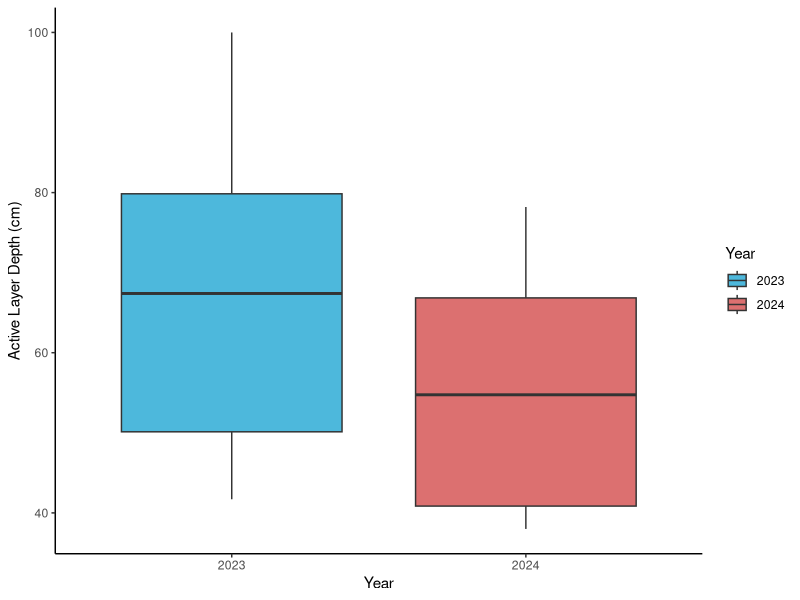
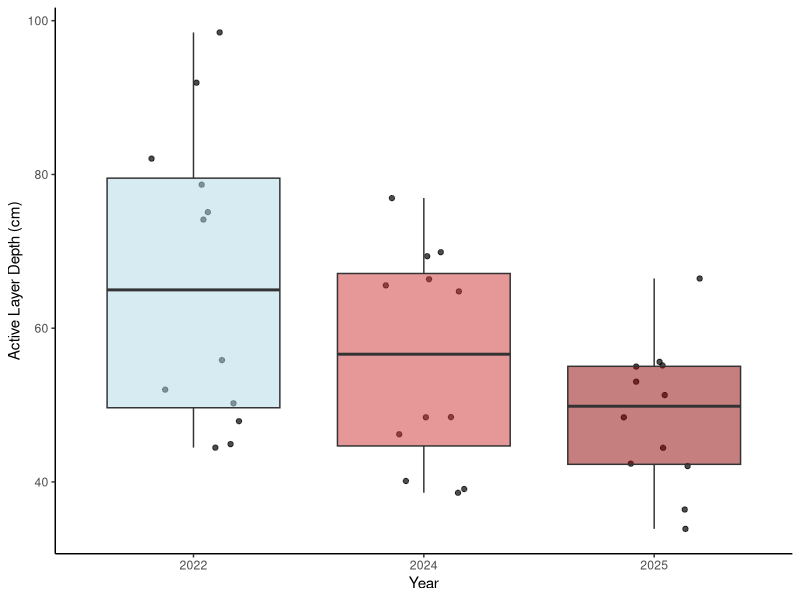

These charts were generated, in order, by the following R code: (Note: this script raises an error after producing the figures.)
# ACTIVE LAYER DEPTH COMPARISON
# 19/01/2026

# LOAD LIBRARIES----
library(ggplot2)
library(dplyr)
library(readxl)
library(tidyr)

# LOAD DATA----
ald_data <- read_excel("datasets/QHI_roots_data/active_layer_depths_data.xlsx")
ald_all_years<-read_excel("datasets/QHI_roots_data/active_layer_thaw_combined.xlsx")

# DATA CLEANING----
ald_data$year <- as.factor(ald_data$year)
ald_all_years$year <- as.factor(ald_all_years$year)

# ACTIVE LAYER 2022 VS 2024 ----
(ald_plot<-ald_data %>%
    filter(year %in% c(2023, 2024)) %>%
    ggplot(aes(x = year, y = depth, fill = as.factor(year))) +
    geom_boxplot(position = position_dodge(width = 0.8), alpha = 0.7) +
    labs(
      x = "Year",
      y = "Active Layer Depth (cm)",
      fill = "Year") +
    scale_fill_manual(values = c("2023" = "deepskyblue3", "2024" = "brown3"))+
    theme_classic() 
)

# WTF is active layer depth decreasing post heatwave- surely over the years active layer is getting bigger from permafrost thawing 
# some explanations 
# 1. Measurement error or inconsistencies in data collection methods between years or mixed up two years when putting data folder together 
# 2. Unusual weather patterns in 2024 that led to shallower active layers, such as increased precipitation or cooler temperatures (though doesn't correlate with temperature data)
# 3. Changes in vegetation cover or soil composition that could affect insulation and heat transfer to the permafrost layer- i.e. increase in vegetation cover, more mosses under warmer temperatures, create blanket and insulate?

# OLD PLOT -- ACTIVE LAYER 2022, 2024, 2025 COMPARISON----
(ald_all_years_plot<-ald_all_years %>%
    ggplot(aes(x = year, y = thaw_av, fill = as.factor(year))) +
    geom_jitter(width = 0.2, alpha = 0.7) +
    geom_boxplot(position = position_dodge(width = 0.8), alpha = 0.5) +
    labs(
      x = "Year",
      y = "Active Layer Depth (cm)",
      fill = "Year") +
    scale_fill_manual(values = c("2022" = "lightblue", "2024" = "brown3", "2025"= "darkred"))+
    theme_classic()+
    theme(legend.position = "none")
)

# Why is active layer decreasing over time? Unless its been labelled wrong and instead of active layer it should be permafrost layer? But how would they measure that?
# Makes more sense that over the years, with heatwaves and CC for active layer depth to increase as permafrost thaw increases?
# worth noting though that our root core depths only go to 30 cm which isn't even the minimum of any of these ald 
# so maybe the active layer depth data is correct but our root data isn't deep enough to capture roots in the full active layer?


# NEW PLOT- ACTIVE LAYER 2022, 2024, 2025 COMPARISON----

# clean data
ald_all_years <- ald_all_years %>%
  mutate(year = as.factor(year))
# filter data for in 2022 doy 217, in 2024 doy 223 & 224, in 2025 doy 223 & 225
ald_filtered <- ald_all_years %>%
  filter((year == 2022 & doy == 217) |
           (year == 2024 & doy %in% c(223, 224)) |
           (year == 2025 & doy %in% c(223, 225)))
# filtering for last sampling dates in each year to compare ALD across years 

# plot 
(ald_all_years_plot <- ggplot(ald_filtered, aes(x = year, y = thaw_av, fill = year)) +
    geom_jitter(width = 0.2, alpha = 0.7) +
    geom_boxplot(position = position_dodge(width = 0.8), alpha = 0.5) +
    labs(title = "Active Layer Depth Across Years at End of Growing Season",
         x = "Year",
         y = "Active Layer Depth (cm)") +
    scale_fill_manual(values = c("2022" = "brown1", "2024" = "brown3", "2025"= "darkred"))+
    theme_classic() +
    theme(legend.position = "none")
)


# ANOVA TEST ACTIVE LAYER DEPTH YEARS----
anova_ald<- aov(thaw_av ~ year, data = ald_all_years)
summary(anova_ald)
# significant difference in active layer depth between years (p-value = 0.0213)


# CHECK ASSUMPTIONS----
# normality of residuals
plot(anova_ald)
shapiro.test(residuals(anova_ald))
hist(residuals(anova_ald))
# normal?

# homogeneity of variance
bartlett.test(thaw_av ~ year, data = ald_all_years)
# also fine
